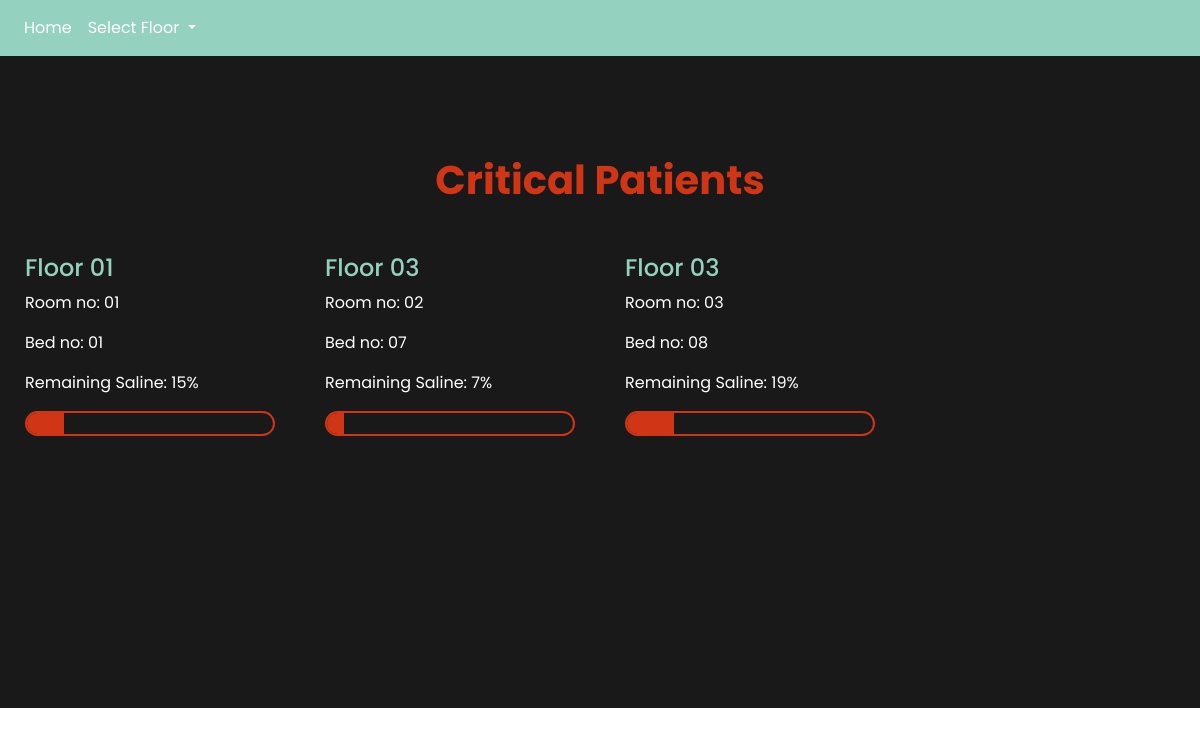
Before: / with the older database file.
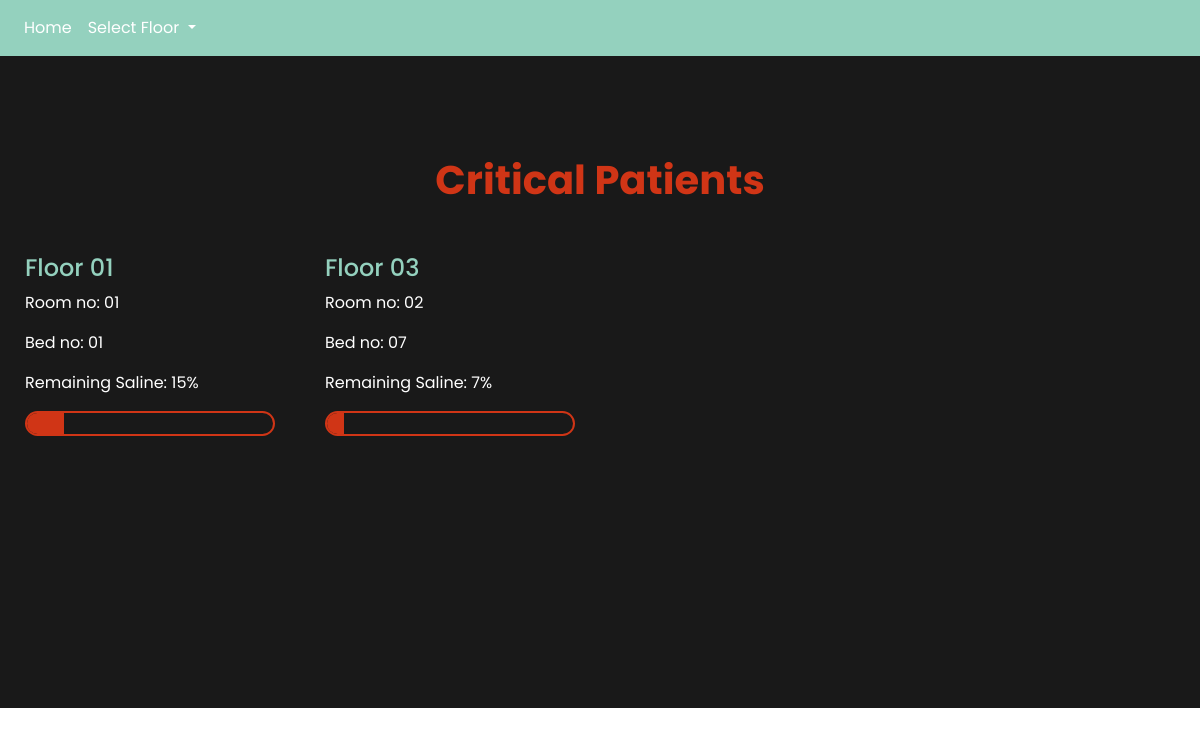
After: the same page with the newer database file.
### main/models.py (models this page shows)
class patient(models.Model):
	floor = models.IntegerField(default=0)
	room = models.IntegerField(default=0)
	bed_no = models.IntegerField(default=0)
	percentage = models.IntegerField(default=0)

### main/views.py (the view)
# urls.py: path('',views.homepage, name='homepage'),
def homepage(request):
	return render(request=request,template_name="index.html",
				  context={"patients":patient.objects.all,
				  "floors":floors(),
				  "critical_value":20})

### main/views.py (called while the page is built)
def floors():                         #for nav bar floors
	all_floors = []
	for p in patient.objects.all():
		all_floors.append(p.floor)
	return unique(all_floors)

### templates/index.html
{% load staticfiles %}
{% include "header.html" %}
<body>
  {% include "navbar.html" %}
    <div class="section dark-grey-background"  >
        <h1 class="adv-sal-red text-center" style="margin-bottom:50px;">Critical Patients</h1>
        <div class="container-1200px row landing-section">
          {% for i in patients %}
              {% if i.percentage <= critical_value %}
                  <div class="col-lg-3 col-12 text-center text-lg-left patient-column ">
                      <h4 class="adv-sal-green">Floor 0{{i.floor}}</h4>
                      <p class="white">Room no: 0{{i.room}}</p>
                      <p class="white">Bed no: 0{{i.bed_no}}</p>
                      <p class="white ">Remaining Saline: {{i.percentage}}%</p>
                      <div class="progress adv-sal-red-border" style="height: 25px;width:100%;border-radius:50px;">
                          <div class="progress-bar adv-sal-red-background" role="progressbar" style="width: {{i.percentage}}%;" aria-valuenow="30" aria-valuemin="0" aria-valuemax="100"></div>
                      </div>
                  </div>
              {% endif %}
          {% endfor %}
        </div>
  </div>
</body>

Changed rows visible on the page:
no longer on this page (row edited): patient: floor "3", room "3", bed_no "8", percentage "19"
